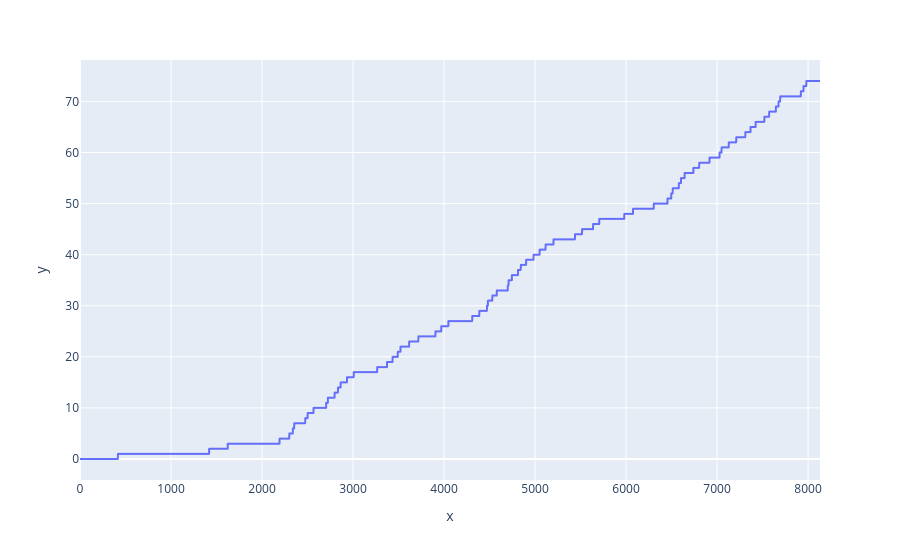

The code cell stored with this chart in its notebook:
### Code cell
class Sarsa:
    def __init__(self, env: Grid, epsilon: float = 0.1, alpha: float = 0.5):
        self.env = env
        self.Q = np.zeros((env.height,env.wind.shape[0], env.moveset.shape[0]))
        self.epsilon = epsilon
        self.alpha = alpha
        self.episode_count = []

    def select_action(self, state: State):
        p = np.random.uniform()
        if p < self.epsilon: # random action
            return np.random.randint(self.env.moveset.shape[0])
        else:
            return int(self.Q[state[1], state[0]].argmax())

    def solve(self):
        episode_cnt = 0
        timestep = 0
        while True:
            state = self.env.get_initial_state()
            action = self.select_action(state)

            while True:
                nxt_state, reward, done = self.env.step(state, action)
                nxt_action = self.select_action(nxt_state)

                self.episode_count.append(episode_cnt)
                timestep += 1

                idx = (state[1], state[0], action)
                # nxt_idx = (nxt_state[1], nxt_state[0], nxt_action) # Sarsa
                nxt_idx = (nxt_state[1], nxt_state[0], self.Q[nxt_state[1], nxt_state[0]].argmax()) # Q Learning
                self.Q[idx] = self.Q[idx] + self.alpha * (reward + self.Q[nxt_idx] - self.Q[idx])

                if done:
                    break

                state = nxt_state
                action = nxt_action
            
            episode_cnt += 1

            if timestep >= 8000:
                break

env = Grid()
solver = Sarsa(env)
solver.solve()

px.line({"y": solver.episode_count, "x": np.arange(len(solver.episode_count))}, x="x", y="y")

### Figure 1 — Plotly figure (JSON) as saved in the notebook; plotly's stock layout.template omitted (floating-point values rounded to 4 significant figures; data arrays with more than 128 entries replaced by an {"elided": "..."} marker saying what was removed)
{"data": [{"hovertemplate": "x=%{x}<br>y=%{y}<extra></extra>", "legendgroup": "", "line": {"color": "#636efa", "dash": "solid"}, "marker": {"symbol": "circle"}, "mode": "lines", "name": "", "showlegend": false, "type": "scattergl", "x": {"elided": "8132 int values"}, "xaxis": "x", "y": {"elided": "8132 int values"}, "yaxis": "y"}], "layout": {"legend": {"tracegroupgap": 0}, "margin": {"t": 60}, "xaxis": {"anchor": "y", "domain": [0, 1], "title": {"text": "x"}}, "yaxis": {"anchor": "x", "domain": [0, 1], "title": {"text": "y"}}}}
